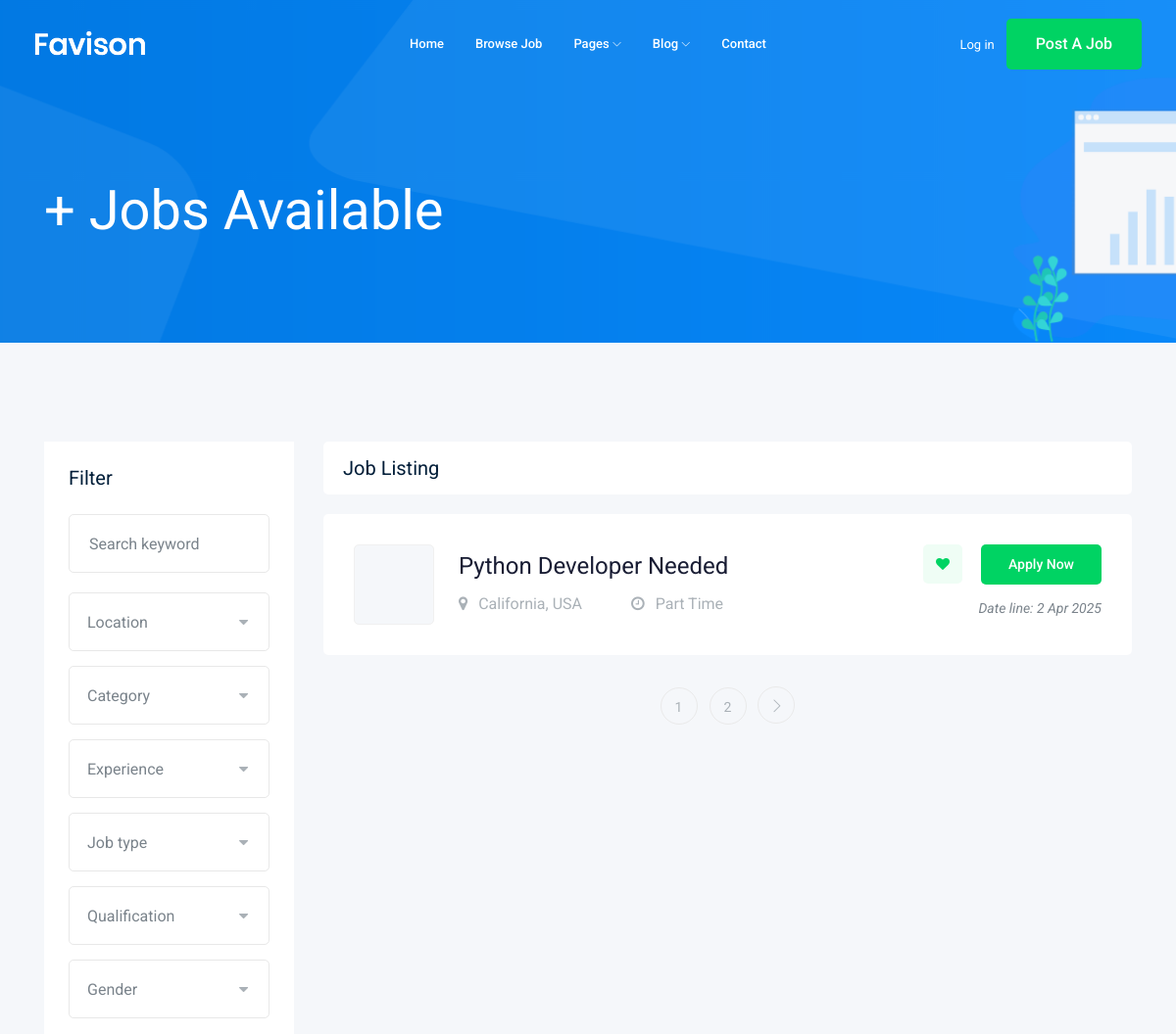
The page /jobs/ (upper part) on the database as committed earlier.
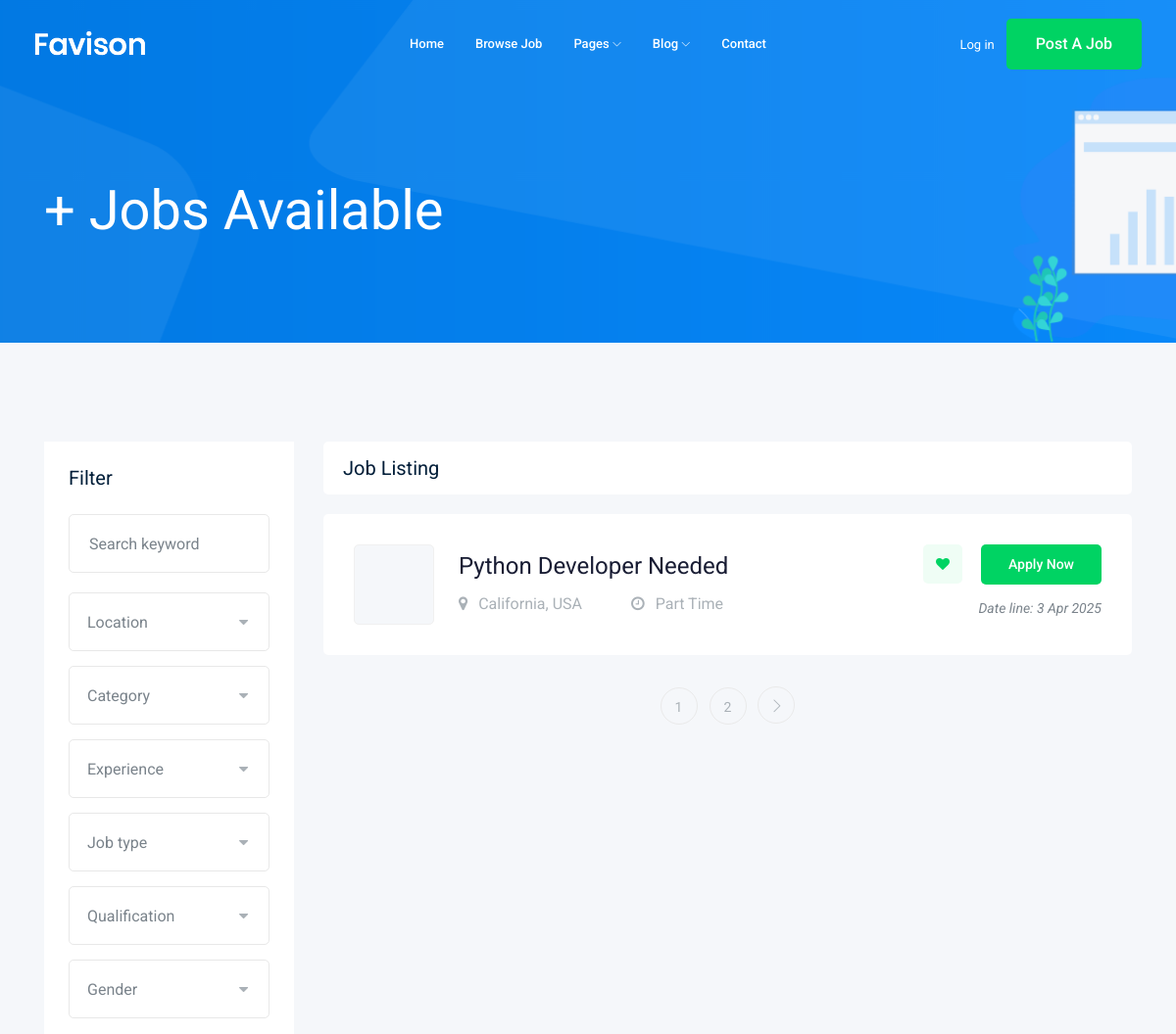
The same page on the database as committed later.
### job/models.py (models this page shows, shortened)
class Job(models.Model): # table
    title = models.CharField(max_length=100) # column
    job_type = models.CharField(max_length=20, choices=JOB_TYPE)
    description = models.TextField(max_length=1000)
    published_at = models.DateTimeField(auto_now=True)
    vacancy = models.IntegerField(default=1)
    salary = models.IntegerField(default=0)
    experience = models.IntegerField(default=1)
    category = models.ForeignKey('Category', on_delete=models.CASCADE)
    image = models.ImageField(upload_to=image_upload)
    slug = models.SlugField(null=True, blank=True)
    def __str__(self):
        return self.title

### job/views.py (the view)
# urls.py: path('', views.job_list),
def job_list(request):
    job_list = Job.objects.all()
    paginator = Paginator(job_list, 1)  # Show 1 contact per page.
    page_number = request.GET.get("page")
    page_obj = paginator.get_page(page_number)
    context = {'jobs':page_obj}
    return render(request, 'job/job_list.html', context)

### job/templates/job/job_list.html (shortened to what the changed rows need)
{% extends 'base.html' %}
{% block body %}
<div class="job_listing_area plus_padding">
    <div class="container">
        <div class="row">
            <div class="col-lg-9">
                <div class="job_lists m-0">
                    <div class="row">
                        {% for job in jobs %}
                        <div class="col-lg-12 col-md-12">
                            <div class="single_jobs white-bg d-flex justify-content-between">
                                <div class="jobs_left d-flex align-items-center">
                                    <div class="thumb">
                                    </div>
                                    <div class="jobs_conetent">
                                        <a href="{% url 'jobs:job_detail' job.slug %}"><h4>{{job}}</h4></a>
                                        <div class="links_locat d-flex align-items-center">
                                            <div class="location">
                                                <p> <i class="fa fa-map-marker"></i> California, USA</p>
                                            </div>
                                            <div class="location">
                                                <p> <i class="fa fa-clock-o"></i> {{job.job_type}}</p>
                                            </div>
                                        </div>
                                    </div>
                                </div>
                                <div class="jobs_right">
                                    <div class="apply_now">
                                        <a class="heart_mark" href="#"> <i class="fa fa-heart"></i> </a>
                                        <a href="{% url 'jobs:job_detail' job.slug %}" class="boxed-btn3">Apply Now</a>
                                    </div>
                                    <div class="date">
                                        <p>Date line: {{job.published_at | date:'j M Y'}}</p>
                                    </div>
                                </div>
                            </div>
                        </div>
                        </div>
                        {% endfor %}
                    </div>
                </div>
            </div>
        </div>
    </div>
{% endblock body %}

Rows that differ between the two databases and show on the page:
changed Job "Python Developer Needed": published_at "2 Apr 2025" → "3 Apr 2025"
